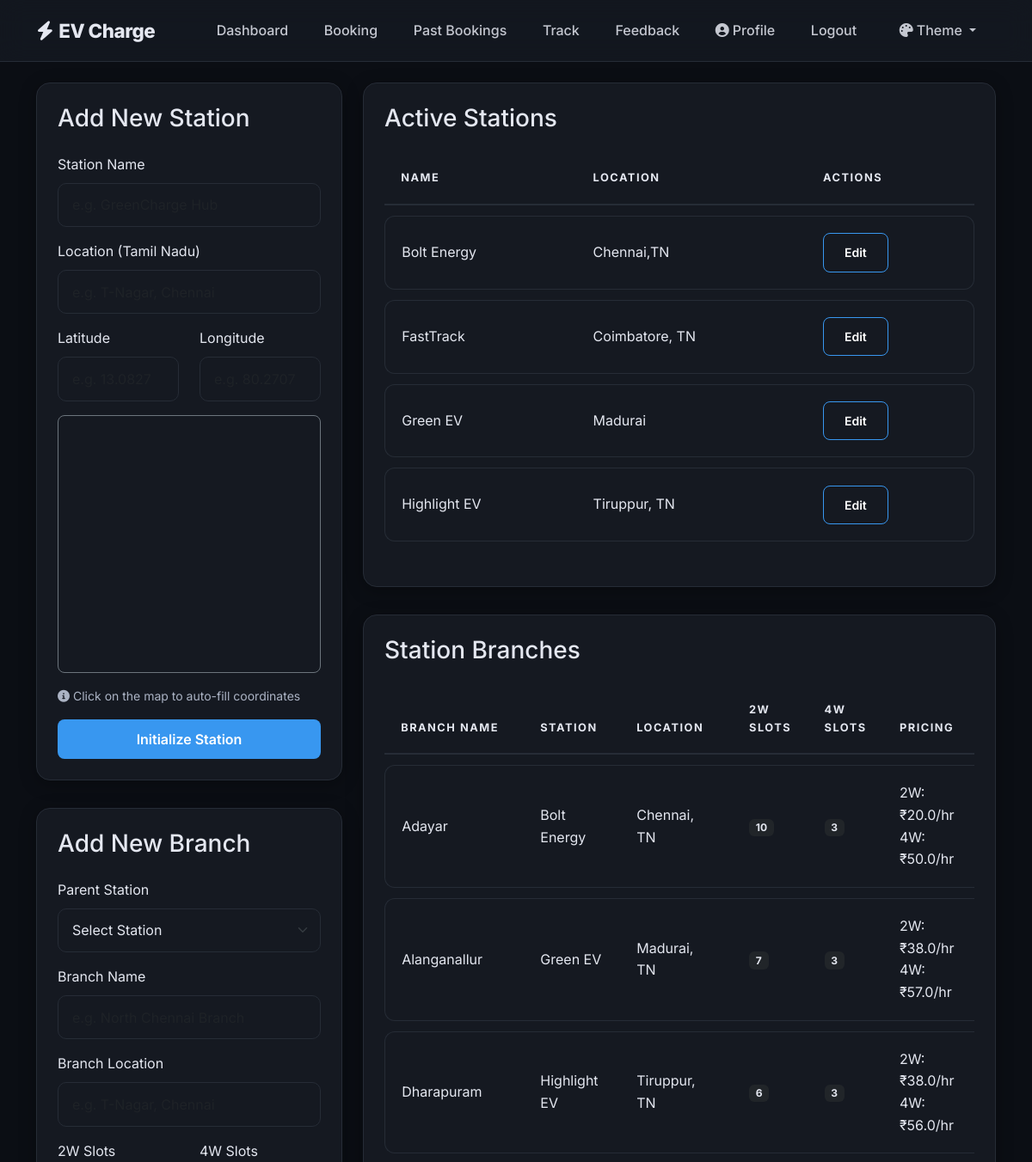
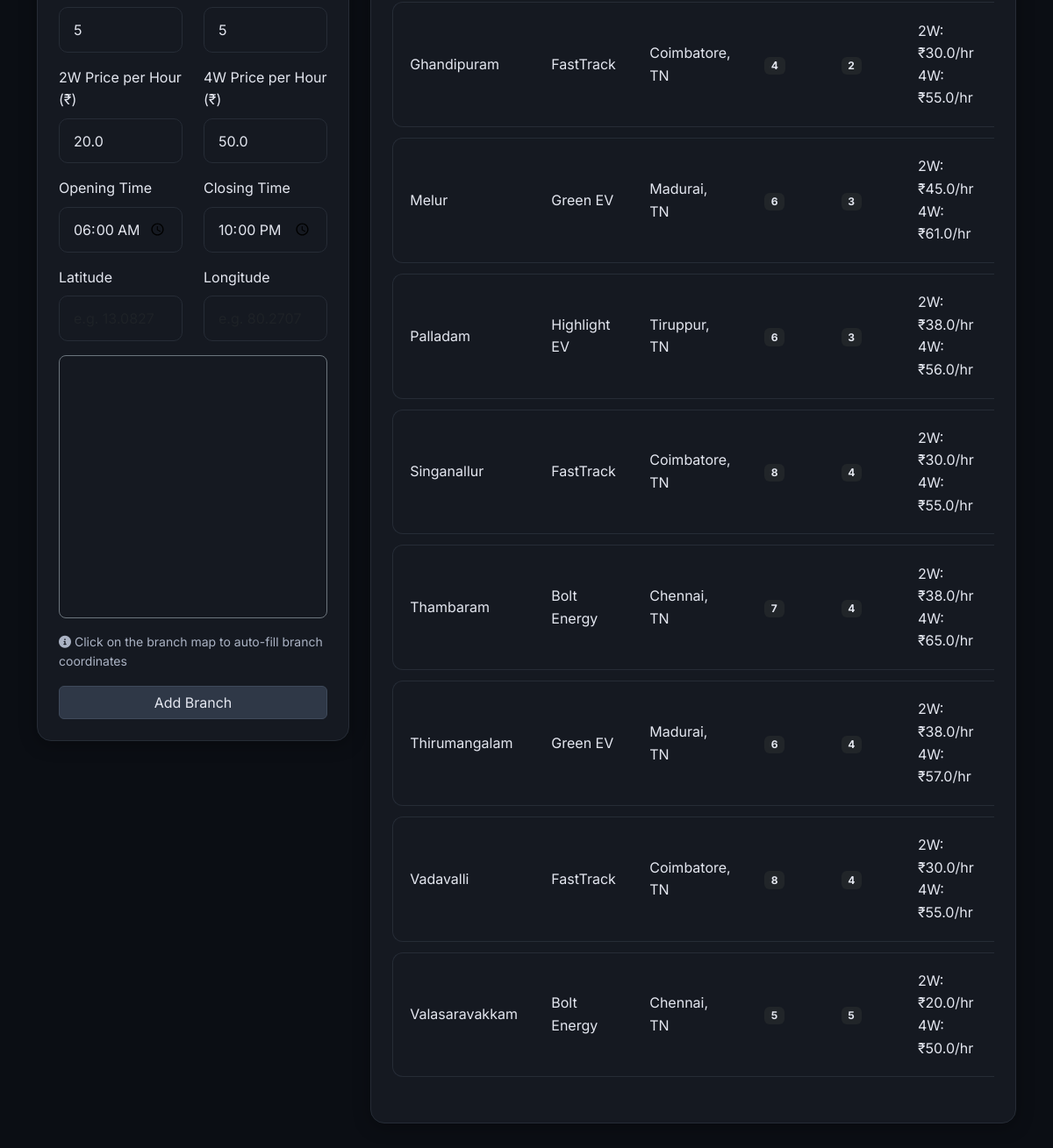
Page /admin/stations (signed in) on the committed database (2 pictures, top to bottom).
### models.py (models this page shows, shortened)
class Station(db.Model):
    __tablename__ = 'stations'
    id = db.Column(db.Integer, primary_key=True)
    name = db.Column(db.String(100), nullable=False)
    location = db.Column(db.String(200), nullable=False)  # Tamil Nadu Area
    latitude = db.Column(db.Float, nullable=True)
    longitude = db.Column(db.Float, nullable=True)
    slots = db.relationship('Slot', backref='station', lazy=True)
    bookings = db.relationship('Booking', backref='station', lazy=True)
    feedbacks = db.relationship('Feedback', backref='station', lazy=True)
    branches = db.relationship('Branch', backref='station', lazy=True)
    @property
    def branch_code(self):
        return f"BR{self.id:03d}" if self.id else "BR000"
    @property
    def branch_label(self):
        return f"{self.branch_code} - {self.name}"

class Branch(db.Model):
    __tablename__ = 'branches'
    id = db.Column(db.Integer, primary_key=True)
    station_id = db.Column(db.Integer, db.ForeignKey('stations.id'), nullable=False)
    name = db.Column(db.String(120), nullable=False)
    location = db.Column(db.String(200), nullable=True)
    latitude = db.Column(db.Float, nullable=True)
    longitude = db.Column(db.Float, nullable=True)
    slots_2w_total = db.Column(db.Integer, default=0)
    slots_4w_total = db.Column(db.Integer, default=0)
    price_2w_per_hour = db.Column(db.Float, default=20.0)
    price_4w_per_hour = db.Column(db.Float, default=50.0)
    open_time = db.Column(db.Time, default=time(6, 0))
    close_time = db.Column(db.Time, default=time(22, 0))
    slots = db.relationship('Slot', backref='branch', lazy=True)

### routes/admin_routes.py (the view, shortened to what this page needs)
@admin_bp.route('/stations', methods=['GET', 'POST'])
@login_required
def stations():
    all_stations = Station.query.all()
    all_branches = Branch.query.order_by(Branch.name).all()
    return render_template('admin/stations.html', stations=all_stations, branches=all_branches)

### app.py (called while the page is built)
@login_manager.user_loader
def load_user(user_id):
    return User.query.get(int(user_id))

@app.context_processor
def inject_google_maps_api_key():
    return {
        'gmaps_api_key': app.config['GOOGLE_MAPS_API_KEY']
    }

### src/templates/admin/stations.html (shortened to what this page needs)
{% extends "base.html" %}
{% block content %}
<div class="row">
    <div class="col-md-4">
        <div class="card p-4">
            <h3 class="mb-4">Add New Station</h3>
            <form method="POST">
                <div class="mb-3">
                    <label class="form-label">Station Name</label>
                    <input type="text" name="name" class="form-control" placeholder="e.g. GreenCharge Hub" required>
                </div>
                <div class="mb-3">
                    <label class="form-label">Location (Tamil Nadu)</label>
                    <input type="text" name="location" class="form-control" placeholder="e.g. T-Nagar, Chennai" required>
                </div>
                <div class="row">
                    <div class="col-6 mb-3">
                        <label class="form-label">Latitude</label>
                        <input type="text" name="latitude" id="lat-input" class="form-control" placeholder="e.g. 13.0827">
                    </div>
                    <div class="col-6 mb-3">
                        <label class="form-label">Longitude</label>
                        <input type="text" name="longitude" id="lng-input" class="form-control" placeholder="e.g. 80.2707">
                    </div>
                </div>
                <div id="map-picker" class="mb-3 border border-secondary rounded-3" style="height: 300px;"></div>
                <p class="text-secondary small mb-3"><i class="fas fa-info-circle me-1"></i>Click on the map to auto-fill coordinates</p>
                <button type="submit" class="btn btn-primary w-100">Initialize Station</button>
            </form>
        </div>
        <div class="card p-4 mt-4">
            <h3 class="mb-4">Add New Branch</h3>
            <form method="POST">
                <div class="mb-3">
                    <label class="form-label">Parent Station</label>
                    <select name="branch_station_id" class="form-select" required>
                        <option value="" disabled selected>Select Station</option>
                    </select>
                </div>
                <div class="mb-3">
                    <label class="form-label">Branch Name</label>
                    <input type="text" name="branch_name" class="form-control" placeholder="e.g. North Chennai Branch" required>
                </div>
                <div class="mb-3">
                    <label class="form-label">Branch Location</label>
                    <input type="text" name="branch_location" class="form-control" placeholder="e.g. T-Nagar, Chennai">
                </div>
                <div class="row">
                    <div class="col-6 mb-3">
                        <label class="form-label">2W Slots</label>
                        <input type="number" name="branch_slots_2w" class="form-control" value="5" min="0" required>
                    </div>
                    <div class="col-6 mb-3">
                        <label class="form-label">4W Slots</label>
                        <input type="number" name="branch_slots_4w" class="form-control" value="5" min="0" required>
                    </div>
                </div>
                <div class="row">
                    <div class="col-6 mb-3">
                        <label class="form-label">2W Price per Hour (₹)</label>
                        <input type="number" name="branch_price_2w" class="form-control" value="20.0" step="0.01" required>
                    </div>
                    <div class="col-6 mb-3">
                        <label class="form-label">4W Price per Hour (₹)</label>
                        <input type="number" name="branch_price_4w" class="form-control" value="50.0" step="0.01" required>
                    </div>
                </div>
                <div class="row">
                    <div class="col-6 mb-3">
                        <label class="form-label">Opening Time</label>
                        <input type="time" name="branch_open_time" class="form-control" value="06:00" required>
                    </div>
                    <div class="col-6 mb-3">
                        <label class="form-label">Closing Time</label>
                        <input type="time" name="branch_close_time" class="form-control" value="22:00" required>
                    </div>
                </div>
                <div class="row">
                    <div class="col-6 mb-3">
                        <label class="form-label">Latitude</label>
                        <input type="text" name="branch_latitude" id="branch-lat-input" class="form-control" placeholder="e.g. 13.0827">
                    </div>
                    <div class="col-6 mb-3">
                        <label class="form-label">Longitude</label>
                        <input type="text" name="branch_longitude" id="branch-lng-input" class="form-control" placeholder="e.g. 80.2707">
                    </div>
                </div>
                <div id="branch-map-picker" class="mb-3 border border-secondary rounded-3" style="height: 300px;"></div>
                <p class="text-secondary small mb-3"><i class="fas fa-info-circle me-1"></i>Click on the branch map to auto-fill branch coordinates</p>
                <button type="submit" class="btn btn-secondary w-100">Add Branch</button>
            </form>
        </div>
    </div>
    <div class="col-md-8">
        <div class="card p-4">
            <h3 class="mb-4">Active Stations</h3>
            <div class="table-responsive">
                <table class="table">
                    <thead>
                        <tr>
                            <th>Name</th>
                            <th>Location</th>
                            <th>Actions</th>
                        </tr>
                    </thead>
                    <tbody>
                        {% for station in stations %}
                        <tr>
                            <td>{{ station.name }}</td>
                            <td>{{ station.location }}</td>
                            <td><a href="{{ url_for('admin.edit_station', station_id=station.id) }}" class="btn btn-sm btn-outline-primary">Edit</a></td>
                        </tr>
                        {% else %}
                        <tr>
                            <td colspan="4" class="text-center text-secondary">No stations found.</td>
                        </tr>
                        {% endfor %}
                    </tbody>
                </table>
            </div>
        </div>
        <div class="card p-4 mt-4">
            <h3 class="mb-4">Station Branches</h3>
            <div class="table-responsive">
                <table class="table">
                    <thead>
                        <tr>
                            <th>Branch Name</th>
                            <th>Station</th>
                            <th>Location</th>
                            <th>2W Slots</th>
                            <th>4W Slots</th>
                            <th>Pricing</th>
                            <th>Operating Hours</th>
                        </tr>
                    </thead>
                    <tbody>
                        {% for branch in branches %}
                        <tr>
                            <td>{{ branch.name }}</td>
                            <td>{{ branch.station.name }}</td>
                            <td>{{ branch.location or '—' }}</td>
                            <td><span class="badge bg-dark">{{ branch.slots_2w_total }}</span></td>
                            <td><span class="badge bg-dark">{{ branch.slots_4w_total }}</span></td>
                            <td>2W: ₹{{ branch.price_2w_per_hour }}/hr<br>4W: ₹{{ branch.price_4w_per_hour }}/hr</td>
                            <td>{{ branch.open_time.strftime('%H:%M') }} - {{ branch.close_time.strftime('%H:%M') }}</td>
                        </tr>
                        {% else %}
                        <tr>
                            <td colspan="8" class="text-center text-secondary">No branches added yet.</td>
                        </tr>
                        {% endfor %}
                    </tbody>
                </table>
            </div>
        </div>
    </div>
</div>
{% endblock %}

### static/css/style.css (style rules this page uses)
:root { --bg-color: #0b0e14; --card-bg: #151921; --border-color: #262c36; --text-primary: #e4e7f0; --text-secondary: #abb3c4; --accent-color: #3897f0; --success-color: #00f5a0; --danger-color: #ff4d4d; --glass-bg: rgba(21, 25, 33, 0.85); --btn-outline-text: #ffffff; }
body { background-color: var(--bg-color); color: var(--text-primary); font-family: 'Inter', sans-serif; margin: 0; padding: 0; line-height: 1.6; -webkit-font-smoothing: antialiased; }
i.fas, i.far, i.fab, i.fal, i.fad { font-family: "Font Awesome 6 Free", "Font Awesome 6 Brands", "Font Awesome 5 Free" !important; }
h1, h2, h3, h4, h5, h6, p, span, label, td, th, .nav-link, .navbar-brand { color: var(--text-primary) !important; }
.text-secondary, small, .text-muted { color: var(--text-secondary) !important; }
.card { background-color: var(--card-bg); border: 1px solid var(--border-color); border-radius: 16px; padding: 2rem; margin-bottom: 2rem; box-shadow: 0 4px 20px rgba(0, 0, 0, 0.3); }
.btn-primary { background-color: var(--accent-color); border: none; border-radius: 8px; padding: 0.7rem 1.5rem; font-weight: 600; color: white !important; }
.btn-outline-primary { border: 1.5px solid var(--accent-color); color: var(--btn-outline-text) !important; background: transparent; border-radius: 8px; padding: 0.7rem 1.5rem; font-weight: 600; }
.btn-secondary, .btn-back { background-color: #2f3847; border: 1px solid #3f4a5b; color: var(--text-primary) !important; }
.table { width: 100%; border-collapse: separate; border-spacing: 0 0.8rem; margin-top: -0.8rem; }
.table th { border-bottom: 2px solid var(--border-color); font-weight: 700; text-transform: uppercase; font-size: 0.8rem; letter-spacing: 1.5px; padding: 1.2rem; background: var(--card-bg); color: var(--text-primary) !important; }
.table td { background: var(--card-bg); color: var(--text-primary) !important; padding: 1.2rem; vertical-align: middle; border-top: 1px solid var(--border-color); border-bottom: 1px solid var(--border-color); }
.table tr td:first-child { border-left: 1px solid var(--border-color); border-top-left-radius: 12px; border-bottom-left-radius: 12px; }
.table tr td:last-child { border-right: 1px solid var(--border-color); border-top-right-radius: 12px; border-bottom-right-radius: 12px; }
.form-control, .form-select { background-color: var(--card-bg); border: 1px solid var(--border-color); color: var(--text-primary) !important; border-radius: 10px; padding: 0.8rem 1rem; }

### rows in the picture
Station: name "Bolt Energy", location "Chennai,TN"
Station: name "FastTrack", location "Coimbatore, TN"
Station: name "Green EV", location "Madurai"
Station: name "Highlight EV", location "Tiruppur, TN"
Branch: name "Adayar", station.name "Bolt Energy", location "Chennai, TN", slots_2w_total "10", slots_4w_total "3", price_2w_per_hour "20.0", price_4w_per_hour "50.0"
Branch: name "Alanganallur", station.name "Green EV", location "Madurai, TN", slots_2w_total "7", slots_4w_total "3", price_2w_per_hour "38.0", price_4w_per_hour "57.0"
Branch: name "Dharapuram", station.name "Highlight EV", location "Tiruppur, TN", slots_2w_total "6", slots_4w_total "3", price_2w_per_hour "38.0", price_4w_per_hour "56.0"
Branch: name "Ghandipuram", station.name "FastTrack", location "Coimbatore, TN", slots_2w_total "4", slots_4w_total "2", price_2w_per_hour "30.0", price_4w_per_hour "55.0"
Branch: name "Melur", station.name "Green EV", location "Madurai, TN", slots_2w_total "6", slots_4w_total "3", price_2w_per_hour "45.0", price_4w_per_hour "61.0"
Branch: name "Palladam", station.name "Highlight EV", location "Tiruppur, TN", slots_2w_total "6", slots_4w_total "3", price_2w_per_hour "38.0", price_4w_per_hour "56.0"
Branch: name "Singanallur", station.name "FastTrack", location "Coimbatore, TN", slots_2w_total "8", slots_4w_total "4", price_2w_per_hour "30.0", price_4w_per_hour "55.0"
Branch: name "Thambaram", station.name "Bolt Energy", location "Chennai, TN", slots_2w_total "7", slots_4w_total "4", price_2w_per_hour "38.0", price_4w_per_hour "65.0"
Branch: name "Thirumangalam", station.name "Green EV", location "Madurai, TN", slots_2w_total "6", slots_4w_total "4", price_2w_per_hour "38.0", price_4w_per_hour "57.0"
Branch: name "Vadavalli", station.name "FastTrack", location "Coimbatore, TN", slots_2w_total "8", slots_4w_total "4", price_2w_per_hour "30.0", price_4w_per_hour "55.0"
Branch: name "Valasaravakkam", station.name "Bolt Energy", location "Chennai, TN", slots_2w_total "5", slots_4w_total "5", price_2w_per_hour "20.0", price_4w_per_hour "50.0"
